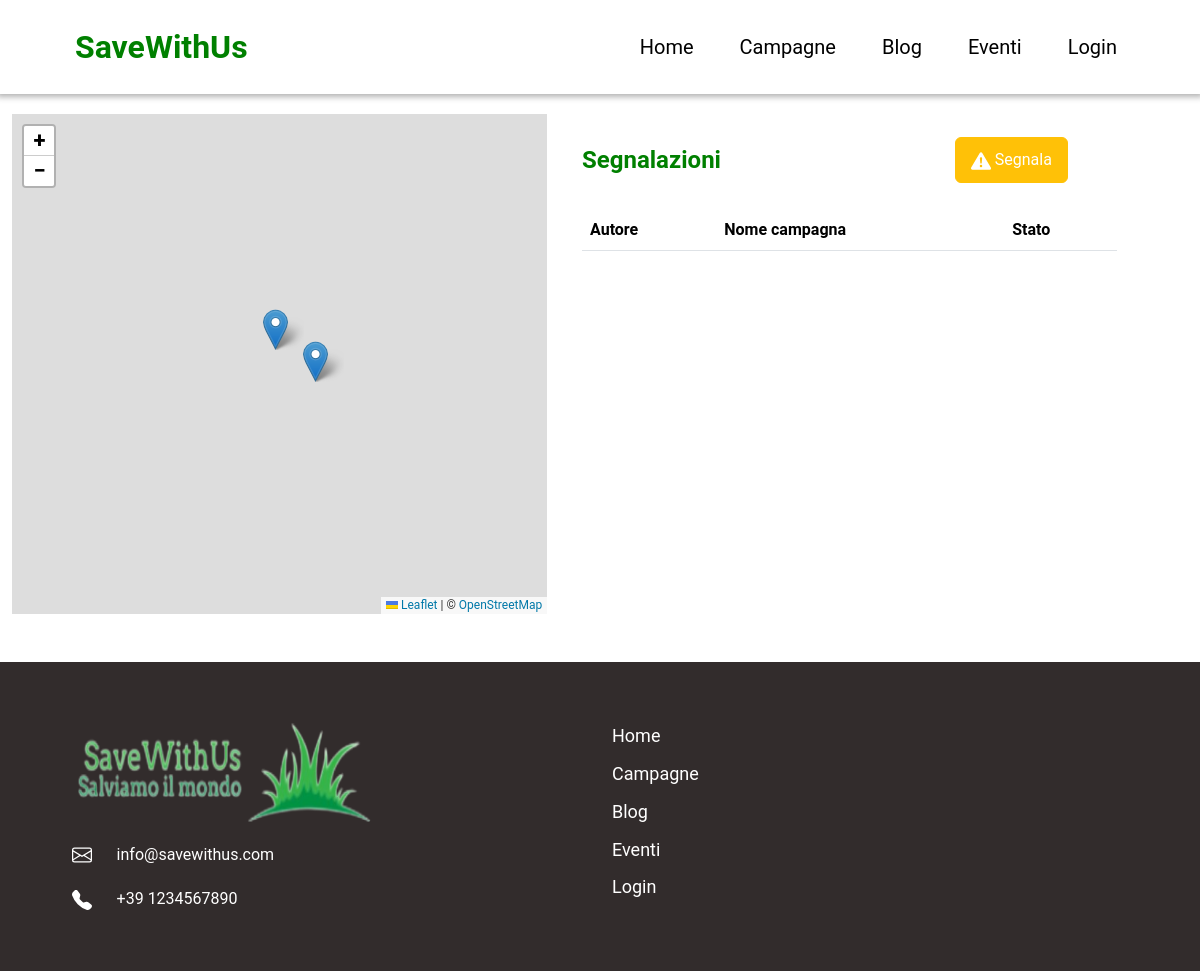
The app's page /campagne.php, older data.
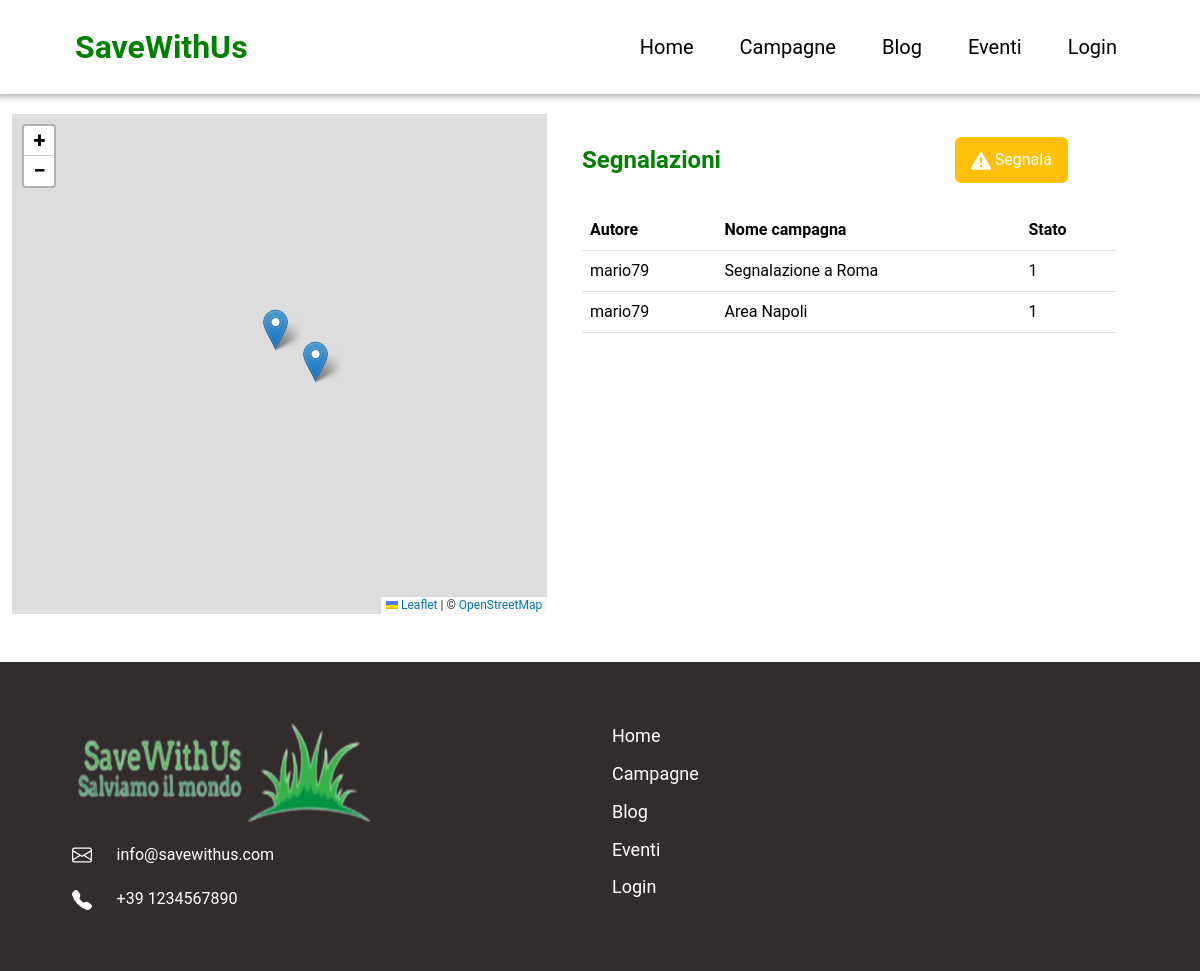
The same page, newer data.
### tables this page shows
CREATE TABLE `campagne` (
  `id_campagna` int(11) NOT NULL,
  `nome_campagna` varchar(30) NOT NULL,
  `descrizione` varchar(255) NOT NULL,
  `giorno_ritrovo` date NOT NULL,
  `foto` varchar(100) NOT NULL,
  `stato` int(11) NOT NULL,
  `autore` int(11) NOT NULL,
  `luogo` varchar(50) NOT NULL,
  `latitudine` varchar(255) NOT NULL,
  `longitudine` varchar(255) NOT NULL
);

CREATE TABLE `utenti` (
  `id_user` int(11) NOT NULL,
  `nome` varchar(20) NOT NULL,
  `cognome` varchar(20) NOT NULL,
  `email` varchar(40) NOT NULL,
  `num_tel` char(13) NOT NULL,
  `username` varchar(10) NOT NULL,
  `password` char(60) NOT NULL,
  `created` datetime NOT NULL
);

### campagne.php (the view, shortened to what this page needs)
<?php
include ("./functions.php");
?>
<!DOCTYPE html>
<html lang="en">
<head>
    <link rel="stylesheet" href="./style/style.css">
    <link rel="stylesheet" href="./style/campagne.css">
    <link href="https://cdn.jsdelivr.net/npm/bootstrap@5.3.3/dist/css/bootstrap.min.css" rel="stylesheet"
>
    <link rel="stylesheet" href="https://unpkg.com/leaflet@1.9.4/dist/leaflet.css"
 />
</head>
<body>
    <div class="navbar">
        <div class="img-logo">
            <a href="./index.php">
                SaveWithUs
            </a>
        </div>
        <div class="links">
            <a href="./index.php">Home</a>
            <a href="#">Campagne</a>
            <a href="#">Blog</a>
            <a href="#">Eventi</a>
            <?php
            if (isset($_SESSION['iduser'])) {
                echo '<a href="user.php">Ciao, ' . $_SESSION['username'] . '</a>';
            } else {
                echo '<a href="login.php">Login</a>';
            }
            ?>
        </div>
    </div>
    <div class="container map-tab">
        <div class="row">
            <div class="col map">
                <div id="map"></div>
            </div>
            <div class="col view-tab">
                <div class="row">
                    <div class="col-8">
                        <span id="title">Segnalazioni</span>
                    </div>
                    <div class="col-4">
                        <button onclick="window.location='segnala.php'" type="button" class="btn btn-warning">
                            Segnala
                        </button>
                    </div>
                </div>
                <div class="tab-camps">
                    <table class="table">
                        <thead>
                            <tr>
                                <th scope="col">Autore</th>
                                <th scope="col">Nome campagna</th>
                                <th scope="col">Stato</th>
                            </tr>
                        </thead>
                        <tbody>
                            <?php
                            $sql = 'SELECT utenti.username, campagne.id_campagna, campagne.nome_campagna, campagne.stato, campagne.luogo, campagne.latitudine, campagne.longitudine FROM utenti join campagne on utenti.id_user=campagne.autore;';
                            $result = $conn->query($sql);
                            if ($result->num_rows > 0) {
                                while ($row = $result->fetch_assoc()) {
                                    ?>
                                    <tr onmouseenter="show_inmap(<?= $row['id_campagna'] ?>)"
                                        onclick="window.location='?id=<?= $row['id_campagna'] ?>'">
                                        <td><?= $row['username'] ?></td>
                                        <td><?= $row['nome_campagna'] ?></td>
                                        <td>
                                            <?php
                                            switch ($row['stato']) {
                                                default:
                                                    echo $row['stato'];
                                            }
                                            ?>
                                        </td>
                                    </tr>
                                    <?php
                                }
                            }
                            ?>
                        </tbody>
                    </table>
                </div>
            </div>
        </div>
    </div>
    <footer>
        <div class="container">
            <div class="row">
                <div class="col info-contact">
                    <img src="./imgs/logoswu.png" alt="" width="300" height="100"><br>
                    <div>
                        <span>info@savewithus.com</span>
                    </div>
                    <div>
                        <span>+39 1234567890</span>
                    </div>
                </div>
                <div class="col links">
                    <a href="./index.php">Home</a>
                    <a href="#">Campagne</a>
                    <a href="#">Blog</a>
                    <a href="#">Eventi</a>
                    <a href="#">Login</a>
                </div>
            </div>
        </div>
    </footer>
</body>
</html>

### style/style.css (style rules this page uses)
* { margin: 0; font-family: "Roboto", sans-serif; }
.navbar { overflow: hidden; background-color: white; position: fixed; top: 0; width: 100%; box-shadow: 0 0 6px 3px rgba(0, 0, 0, 0.3); }
.navbar a { display: block; text-align: center; text-decoration: none; }
.navbar .img-logo a { font-size: xx-large; color: green; font-weight: bold; padding: 15px; }
.navbar .img-logo { margin-left: 60px; float: left; }
.navbar .links a { padding: 23px; font-size: 15pt; color: black; }
.navbar .links { display: flex; float: right; margin-right: 60px; }
footer { margin-top: 4%; background-color: rgb(50, 44, 44); color: white; padding: 5%; }
footer .info-contact div { margin-top: 4%; }
footer .info-contact div span { margin-left: 4%; }
footer .links { display: grid; }
footer .links a { color: white; font-size: large; text-decoration: none; }

### style/campagne.css (style rules this page uses)
#map { height: 500px; }
.container.map-tab { margin: 0; margin-top: 20px; }
.col.view-tab { padding: 2%; }
.col.view-tab .tab-camps { margin-top: 5%; }
.col-8 { align-content: center; }
.col-8 #title { font-size: x-large; font-weight: bold; color: green; }
.col-4 .btn-warning { padding: 10px; padding-left: 15px; padding-right: 15px; color: white; }

### campagne.php (style rules this page uses)
tr { cursor: pointer; }

Row changes from the older to the newer data that the page shows:
added campagne: autore.username "mario79", nome_campagna "Segnalazione a Roma", stato "1"
added campagne: autore.username "mario79", nome_campagna "Area Napoli", stato "1"
